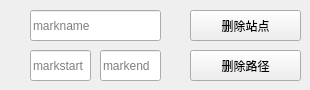
               <widget class="QWidget" name="page">
                <widget class="QLineEdit" name="lineEdit">
                 <property name="geometry">
                  <rect>
                   <x>30</x>
                   <y>10</y>
                   <width>131</width>
                   <height>31</height>
                  </rect>
                 </property>
                 <property name="placeholderText">
                  <string>markname</string>
                 </property>
                </widget>
                <widget class="QPushButton" name="pushButton">
                 <property name="geometry">
                  <rect>
                   <x>190</x>
                   <y>10</y>
                   <width>111</width>
                   <height>31</height>
                  </rect>
                 </property>
                 <property name="text">
                  <string>删除站点</string>
                 </property>
                </widget>
                <widget class="QLineEdit" name="lineEdit_7">
                 <property name="geometry">
                  <rect>
                   <x>30</x>
                   <y>50</y>
                   <width>61</width>
                   <height>31</height>
                  </rect>
                 </property>
                 <property name="placeholderText">
                  <string>markstart</string>
                 </property>
                </widget>
                <widget class="QLineEdit" name="lineEdit_8">
                 <property name="geometry">
                  <rect>
                   <x>100</x>
                   <y>50</y>
                   <width>61</width>
                   <height>31</height>
                  </rect>
                 </property>
                 <property name="placeholderText">
                  <string>markend</string>
                 </property>
                </widget>
                <widget class="QPushButton" name="pushButton_4">
                 <property name="geometry">
                  <rect>
                   <x>190</x>
                   <y>50</y>
                   <width>111</width>
                   <height>31</height>
                  </rect>
                 </property>
                 <property name="text">
                  <string>删除路径</string>
                 </property>
                </widget>
               </widget>
